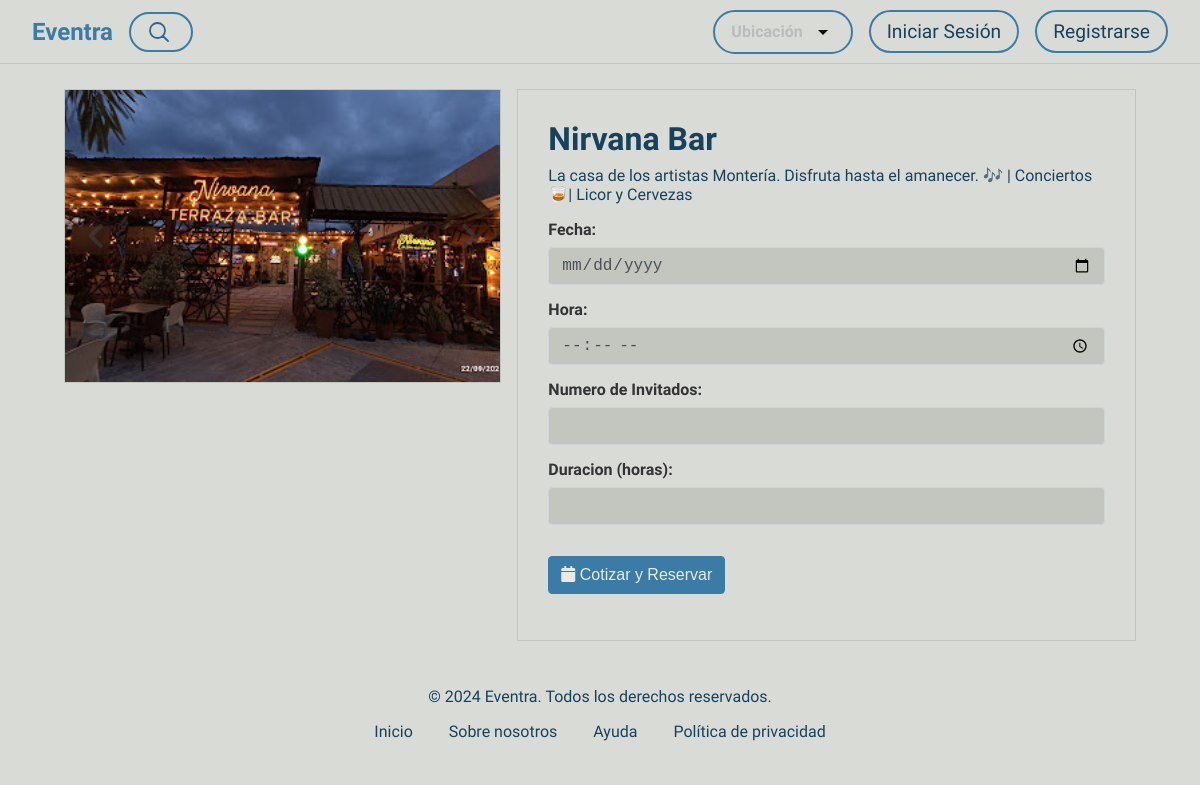
The app's page /sala/4/ with its own data.
### crud_app/models.py (models this page shows, shortened)
class Eventos(models.Model):
    CIUDADES = [
        ('Montería', 'Montería'),
        ('Bogotá', 'Bogotá'),
        ('Medellín', 'Medellín'),
        ('Cali', 'Cali'),
        ('Cartagena', 'Cartagena'),
    ]
    usuario = models.ForeignKey(Usuario, on_delete=models.CASCADE, related_name='eventos')  # Relación uno a muchos
    nombre = models.CharField(max_length=200)
    direccion = models.CharField(max_length=300)
    ubicacion = models.CharField(max_length=50, choices=CIUDADES)
    descripcion = models.TextField()
    precio_renta = models.DecimalField(max_digits=10, decimal_places=2)
    imagen = models.ImageField(upload_to=upload_to)

### crud_app/views.py (the view, shortened to what this page needs)
# urls.py: path('sala/<int:evento_id>/', views.sala_detalles, name='sala_detalles'),
def sala_detalles(request, evento_id):
    evento = get_object_or_404(Eventos, id=evento_id)
    return render(request, 'eventra/salaDetalles.html', {'evento': evento})

### crud_app/context_processors/user_context.py (called while the page is built)
def get_usuario_context(request):
    if request.session.get('user_id'):
        usuario_actual = get_object_or_404(Usuario, pk=request.session['user_id'])
        return {'usuario_actual': usuario_actual}
    return {}

### crud_app/templates/eventra/salaDetalles.html (shortened to what this page needs)
{% extends 'eventra/base.html' %}{% block contenido %} {% load static %}
<div class="container-fluid pb-5">
  <div class="row px-xl-5">
    <div class="col-lg-5 mb-30">
      <div id="room-carousel" class="carousel slide" data-ride="carousel">
        <div class="carousel-inner">
          <div class="carousel-item active">
            <img
              class="w-100 h-100"
              src="{{ evento.imagen.url }}"
              alt="Room Image 1"
            />
          </div>
        </div>
        <a
          class="carousel-control-prev"
          href="#room-carousel"
          data-slide="prev"
        >
          <i class="fa fa-2x fa-angle-left text-dark"></i>
        </a>
        <a
          class="carousel-control-next"
          href="#room-carousel"
          data-slide="next"
        >
          <i class="fa fa-2x fa-angle-right text-dark"></i>
        </a>
      </div>
    </div>
    <div class="col-lg-7 h-auto mb-30">
      <div class="h-100 p-30">
        <h3>{{ evento.nombre }}</h3>
        <p class="mb-4">{{ evento.descripcion }}</p>
        <form method="post">
          <div class="mb-3">
            <label for="reservation-date" class="form-label">Fecha:</label>
            <input type="date" class="form-control" id="fecha" name="fecha" required>
          </div>
          <div class="mb-3">
            <label for="reservation-time" class="form-label">Hora:</label>
            <input type="time" class="form-control" id="hora" name="hora" required>
          </div>
          <div class="mb-3">
            <label for="number-of-guests" class="form-label"
              >Numero de Invitados:</label
            >
            <input type="number" class="form-control" id="numero_invitados" name="numero_invitados" min="1" max="100" required>
          </div>
          <div class="mb-3">
            <label for="reservation-duration" class="form-label"
              >Duracion (horas):</label
            >
            <input type="number" class="form-control" id="duracion" name="duracion" min="1" max="12" required>
          </div>
          <button type="submit" class="btn btn-primary px-3">
            <i class="fa fa-calendar mr-1"></i> Cotizar y Reservar
          </button>
        </form>
      </div>
    </div>
  </div>
  {% endblock %}

### crud_app/static/css/styles.css (style rules this page uses)
:root { --primary: #3a7ca5; --primary-dark: #2f6690; --primary-darker: #265072; --text: #16425b; --background: #d9dcd6; --background-dark: #c3c6be; --secondary: #81c3d7; --tarjeta: #e8eae4; --gray-border: rgba(0, 0, 0, 10%); --border-radius: 2rem; --glow-size: 0.5rem; --navbar-height: 4rem; --gray: #6c757d; --dark: #3d464d; --input-bg: #c2c6c0; }
body { font-family: "Exo 2"; font-size: 16px; color: var(--text); background: var(--background); overflow-x: hidden; display: flex; flex-direction: column; height: 100%; }
html { height: 100%; }
* { margin: 0; padding: 0; box-sizing: border-box; }
a { text-decoration: none; color: var(--primary); }

### crud_app/static/css/stylesDetalle.css (style rules this page uses)
.container-fluid h3 { margin-top: 0; margin-bottom: 0.5rem; font-size: 2rem; }
.container-fluid p { margin-top: 0; margin-bottom: 1rem; }
.container-fluid a { color: var(--text); text-decoration: none; background-color: transparent; }
.container-fluid img { vertical-align: middle; border-style: none; }
.container-fluid label { display: inline-block; margin-bottom: 0.5rem; }
@media (max-width: 1200px) { h3 { font-size: calc(1.3rem + 0.6vw); } }
.container-fluid { width: 100%; padding-right: 15px; padding-left: 15px; margin-right: auto; margin-left: auto; margin-top: 25px; }
.row { display: flex; flex-wrap: wrap; margin-right: -15px; margin-left: -15px; }
@media (min-width: 1024px) { .col-lg-5 { flex: 0 0 41.66667%; max-width: 41.66667%; } }
@media (min-width: 1024px) { .col-lg-7 { flex: 0 0 58.33333%; max-width: 58.33333%; } }
input[type="date"], input[type="time"], input[type="number"] { width: 100%; padding: 0.375rem 0.75rem; margin-bottom: 15px; border-radius: 0.25rem; border: 1px solid #ced4da; background: var(--background-dark); }
input[type="number"] { -moz-appearance: textfield; }
.carousel-inner img { width: 100%; height: 100%; }
.btn { border: 1px solid; padding: 0.375rem 0.75rem; font-size: 1rem; line-height: 1.5; border-radius: 0.25rem; transition: color 0.15s ease-in-out, background-color 0.15s ease-in-out, border-color 0.15s ease-in-out, box-shadow 0.15s ease-in-out; }
.carousel { position: relative; }
.carousel-inner { position: relative; width: 100%; overflow: hidden; background-color: var(--background); border: 1px solid var(--background-dark); }
.carousel-item { position: relative; align-items: center; width: 100%; transition: transform 0.6s ease; display: flex; justify-content: center; }
.carousel-item.active { display: block; }
.carousel-control-prev, .carousel-control-next { position: absolute; top: 0; bottom: 0; z-index: 1; display: flex; align-items: center; justify-content: center; width: 15%; color: #fff; text-align: center; opacity: 0.5; }
.form-control { display: block; width: 100%; height: calc(1.5em + 0.75rem + 2px); padding: 0.375rem 0.75rem; font-size: 1rem; font-weight: 400; line-height: 1.5; color: #495057; background-color: #fff; background-clip: padding-box; border: 1px solid #ced4da; border-radius: 0.25rem; transition: border-color 0.15s ease-in-out, box-shadow 0.15s ease-in-out; }
.carousel-control-prev, .carousel-control-next { color: #343a40; }
.form-label { display: block; margin-bottom: 0.5rem; font-weight: 500; }
.container-fluid { width: 100%; padding: 0 1rem; }
.row { display: flex; flex-wrap: wrap; margin-right: -0.5rem; margin-left: -0.5rem; }
.col-lg-5, .col-lg-7 { padding: 0 0.5rem; flex: 0 0 auto; width: 100%; }
@media (min-width: 992px) { .col-lg-5 { width: 41.666667%; } }
@media (min-width: 992px) { .col-lg-7 { width: 58.333333%; } }
.carousel-inner::after { display: block; clear: both; content: ""; }
.carousel-item { position: relative; display: none; float: left; width: 100%; margin-right: -100%; backface-visibility: hidden; transition: transform 0.6s ease-in-out; }
.carousel-control-prev { left: 0; }
.carousel-control-next { right: 0; }
.carousel-item img { width: 100%; height: 100%; object-fit: cover; }
@media (min-width: 1200px) { .px-xl-5 { padding-right: 3rem !important; } }
@media (min-width: 1200px) { .px-xl-5 { padding-left: 3rem !important; } }
.text-dark { color: #3d464d !important; }
.mb-30 { margin-bottom: 30px; }
.p-30 { padding: 30px; background-color: var(--background); border: 1px solid var(--background-dark); }
.carousel-control-prev, .carousel-control-next { color: #3d464d; }
.carousel-control-prev i, .carousel-control-next i { font-size: 2rem; }
.btn.btn-primary { color: var(--tarjeta); background-color: var(--primary); border-color: var(--primary); margin: 1rem 0 1rem 0; }

### records on screen
Eventos: imagen (picture), nombre "Nirvana Bar", descripcion "La casa de los artistas Montería. Disfruta hasta el amanecer. 🎶 | Conciertos 🥃| Licor y Cervezas"
